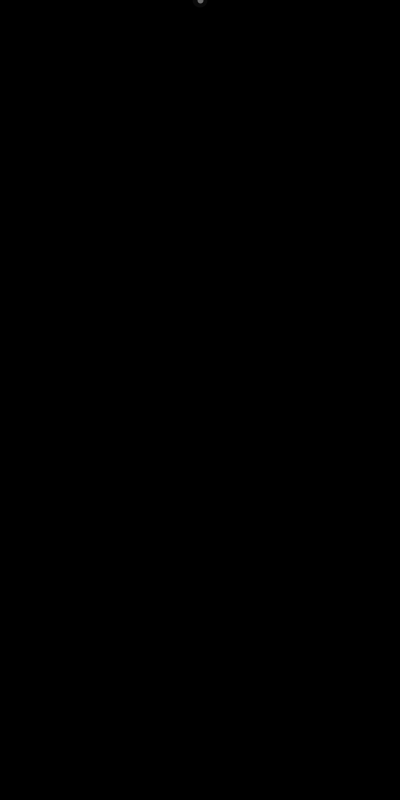
Frame 1 (no input)
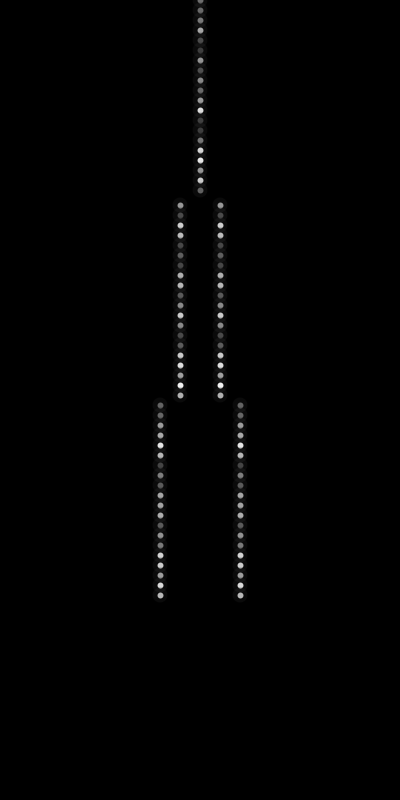
Frame 60 (the mouse pressed at the canvas centre just before this capture)
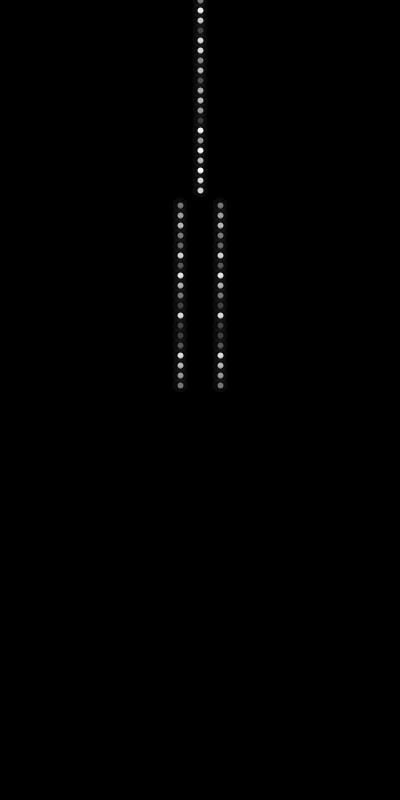
Frame 120 (the mouse held since frame 60 and released just before this capture)

The Processing sketch that drew these frames (run headless with seeded random() and noise(); from frame 60 on, the mouse is pressed at the canvas centre):

// Processing sketch: challenge15
// ── challenge15.pde
int yvalue;
 

void setup()
{
  size(400,800);
  background(0);          // black screen
  yvalue = 0;  // start at the top of the screen
 
          // fairly large point size
  
  frameRate(20);          // update at 10 frames per second
}

void draw()
{
  stroke(random(100,255));       // multicolor pen
 
  
  
  
  if(yvalue < 200)          // Are we in the top half of the screen?
  {
      strokeWeight(6);
      stroke(random(50,255));       // multicolor pen
      point(200, yvalue);    // Yes? = draw one point
      
     
      stroke(0);
      strokeWeight(0);
      fill(255,255,255,10);
      ellipse(200, yvalue,15,15);
  }
  
  yvalue = yvalue + 5;
 
  
  
  
  
   if((yvalue < 400) && (yvalue > 200))
     // Are we in the top half of the screen?
  {
    
      strokeWeight(6);
      stroke(random(50,255));
      point(180, yvalue);    // Yes? = draw one point
      point(220, yvalue);
   
      
      stroke(0);
      strokeWeight(0);
      fill(255,255,255,10);
      ellipse(180, yvalue,15,15);    // Yes? = draw one point
      ellipse(220, yvalue,15,15);
  }   

  
  
   
   if((yvalue < 800) && (yvalue > 400))
    // Are we in the top half of the screen?
  {
        strokeWeight(6);
      stroke(random(50,255));
    
    point(160, yvalue);    // Yes? = draw one point
    point(240, yvalue);
  
    
    stroke(0);
    strokeWeight(0);
    fill(255,255,255,10);
    
    ellipse(160, yvalue,15,15);    // Yes? = draw one point
    ellipse(240, yvalue,15,15);
  
  }   

 
  
  
  
 
  yvalue = yvalue + 5;
  if (yvalue > 800)              // If we are at the bottom of the screen- wrap around
  {
    yvalue = 0;
    background(0);
  }
}
